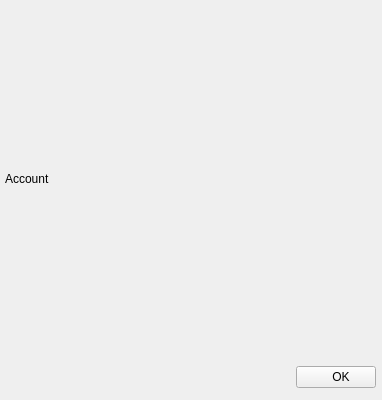
<?xml version="1.0" encoding="UTF-8"?>
<ui version="4.0">
 <class>frmQRCode</class>
 <widget class="QWidget" name="frmQRCode">
  <property name="geometry">
   <rect>
    <x>0</x>
    <y>0</y>
    <width>382</width>
    <height>400</height>
   </rect>
  </property>
  <property name="minimumSize">
   <size>
    <width>382</width>
    <height>400</height>
   </size>
  </property>
  <property name="maximumSize">
   <size>
    <width>382</width>
    <height>400</height>
   </size>
  </property>
  <property name="windowTitle">
   <string>frmNew</string>
  </property>
  <widget class="QWidget" name="verticalLayoutWidget">
   <property name="geometry">
    <rect>
     <x>0</x>
     <y>2</y>
     <width>381</width>
     <height>391</height>
    </rect>
   </property>
   <layout class="QVBoxLayout" name="verticalLayout">
    <item>
     <layout class="QHBoxLayout" name="horizontalLayout">
      <property name="leftMargin">
       <number>5</number>
      </property>
      <property name="topMargin">
       <number>5</number>
      </property>
      <property name="rightMargin">
       <number>5</number>
      </property>
      <property name="bottomMargin">
       <number>5</number>
      </property>
      <item>
       <widget class="QLabel" name="lbViewImage">
        <property name="text">
         <string>Account</string>
        </property>
       </widget>
      </item>
     </layout>
    </item>
    <item>
     <layout class="QHBoxLayout" name="horizontalLayout_16">
      <property name="leftMargin">
       <number>5</number>
      </property>
      <property name="topMargin">
       <number>5</number>
      </property>
      <property name="rightMargin">
       <number>5</number>
      </property>
      <property name="bottomMargin">
       <number>5</number>
      </property>
      <item>
       <spacer name="horizontalSpacer">
        <property name="orientation">
         <enum>Qt::Horizontal</enum>
        </property>
        <property name="sizeHint" stdset="0">
         <size>
          <width>40</width>
          <height>20</height>
         </size>
        </property>
       </spacer>
      </item>
      <item>
       <widget class="QPushButton" name="btnOK">
        <property name="text">
         <string>   OK</string>
        </property>
       </widget>
      </item>
     </layout>
    </item>
   </layout>
  </widget>
 </widget>
 <tabstops>
  <tabstop>btnOK</tabstop>
 </tabstops>
 <resources/>
 <connections/>
</ui>
